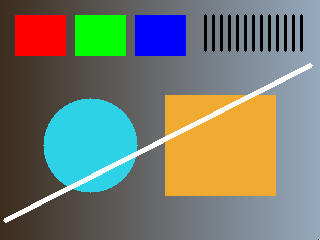
#> input picture 20261104/01_기본필수/scene.png, 320 x 240 px
$ python 07_project.py
#> lines starting #> are read from the running program, lines starting #| are printed output that depends on the picture; after the words box and inside, x2 and y2 are one past the last pixel; in counts of white or black regions, pixels touching at a corner belong together
from pathlib import Path
import os
import cv2
import numpy as np

# 제공 코드: 어느 작업 폴더에서 실행해도 현재 파일 옆의 입력을 읽습니다.
# OpenCV에는 영문 상대 경로를 전달합니다. 원본 파일은 덮어쓰지 않습니다.
os.chdir(Path(__file__).resolve().parent)

import csv
#importLib

# 결과 이름의 p07_ 접두어가 입력 파일 덮어쓰기를 방지합니다.
rows = []
for filename in ["scene.png", "noisy.png", "objects.png"]:
    image = cv2.imread(filename)
#> image is the input picture: shape (240, 320, 3); mean B, G, R 111, 124.4, 118.4
    # >>> TODO B07
    # image를 Gray로 만든 뒤 (너비160, 높이120)으로 축소하세요. 변수는 gray, small입니다.
    gray = cv2.cvtColor(image,6)
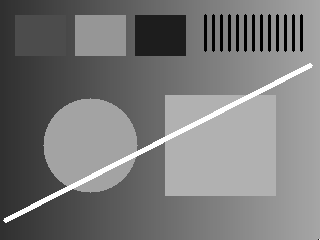
#> gray: shape (240, 320); min 0, max 255, mean 121
    small = cv2.resize(gray.copy(),(160,120))
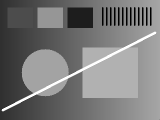
#> small: shape (120, 160); min 0, max 255, mean 121.1
    # <<< TODO B07
    # >>> TODO B08
    # 축소한 small에 Canny 80,160을 적용하여 edge를 만드세요.
    edge = cv2.Canny(small.copy(),80,160)
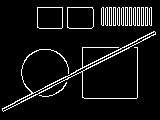
#> edge: shape (120, 160); 7.6% white in thin lines or dots, all inside (x1, y1, x2, y2) = (2, 7, 156, 112)
    # <<< TODO B08
    stem = Path(filename).stem
    cv2.imwrite(f"p07_{stem}_gray.png", gray)
    cv2.imwrite(f"p07_{stem}_small.png", small)
    cv2.imwrite(f"p07_{stem}_edge.png", edge)
    rows.append([filename, image.shape[1], image.shape[0], small.shape[1], small.shape[0], int(np.count_nonzero(edge))])
#> pass 2 of the loop `for filename in ["scene.png", "noisy.png", "objects.png"]:`:
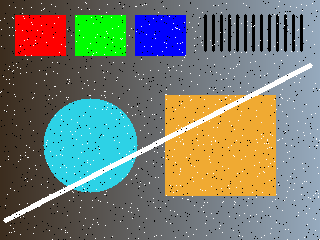
#> input picture 20261104/01_기본필수/noisy.png, 320 x 240 px
#> image is the input picture: shape (240, 320, 3); mean B, G, R 111.3, 124.4, 118.5
#> `small = cv2.resize(gray.copy(),(160,120))`:
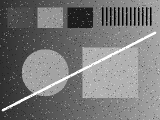
#> small: shape (120, 160); min 0, max 255, mean 121.2
#> `edge = cv2.Canny(small.copy(),80,160)`:
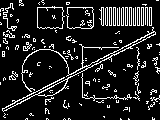
#> edge: shape (120, 160); 12.9% white in thin lines or dots
#> pass 3 of the loop `for filename in ["scene.png", "noisy.png", "objects.png"]:`:
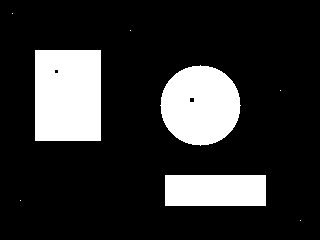
#> input picture 20261104/01_기본필수/objects.png, 320 x 240 px
#> image is the input picture: shape (240, 320, 3); 18.4% white; 8 white regions (5 under 20 px), largest, box (x1, y1, x2, y2) and area: (35, 50, 101, 141) 5997, (160, 65, 241, 146) 5009, (165, 175, 266, 206) 3131
#> `edge = cv2.Canny(small.copy(),80,160)`:
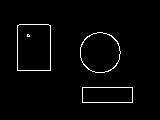
#> edge: shape (120, 160); 2.3% white in thin lines or dots, all inside (x1, y1, x2, y2) = (17, 24, 133, 103)

cap = cv2.VideoCapture("sample.avi")
fps = cap.get(cv2.CAP_PROP_FPS)
writer = cv2.VideoWriter("p07_video.avi", cv2.VideoWriter_fourcc(*"MJPG"), fps, (160, 120))
print("Writer:", writer.isOpened())
count = 0
while cap.isOpened() and writer.isOpened():
    ok, frame = cap.read()
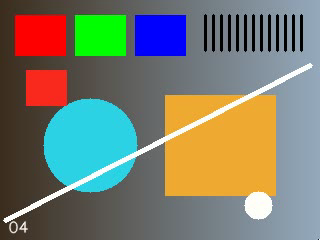
#> input picture frame 4 of 20261104/01_기본필수/sample.avi, 320 x 240 px
#> frame is the input picture: shape (240, 320, 3); mean B, G, R 110.2, 124.6, 121.5
    if not ok:
        break
    # >>> TODO B09
    # 각 frame에도 같은 Gray→160×120 Resize→Canny 순서를 적용하세요. 마지막 변수는 frame_edge입니다.
    frame_gray = frame[:, :, 0]
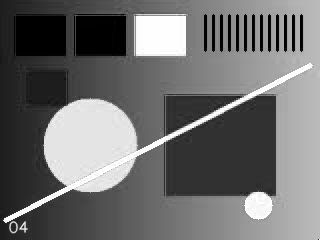
#> frame_gray: shape (240, 320); min 0, max 255, mean 110.2
    frame_small = cv2.resize(frame_gray, (160, 120))
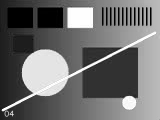
#> frame_small: shape (120, 160); min 0, max 255, mean 110.3
    frame_edge = frame_small.copy()
    # <<< TODO B09
    writer.write(cv2.cvtColor(frame_edge, cv2.COLOR_GRAY2BGR))
    count += 1
cap.release()
writer.release()
with open("p07_summary.csv", "w", encoding="utf-8-sig", newline="") as f:
    output = csv.writer(f)
    output.writerow(["source", "source_w", "source_h", "output_w", "output_h", "edge_pixels"])
    output.writerows(rows)

# 실습08: 파일을 실제로 다시 읽습니다. 성공 메시지만으로 완료 판단하지 않습니다.
check = cv2.VideoCapture("p07_video.avi")
print("이미지 수/Frame 수:", len(rows), count)
print("재읽기 이미지 Shape:", cv2.imread("p07_scene_edge.png", 0).shape)
print("재읽기 영상 Frame/FPS:", int(check.get(cv2.CAP_PROP_FRAME_COUNT)), check.get(cv2.CAP_PROP_FPS))
check.release()
print("결과: p07_ PNG 9개 + AVI 1개 + CSV 1개")
